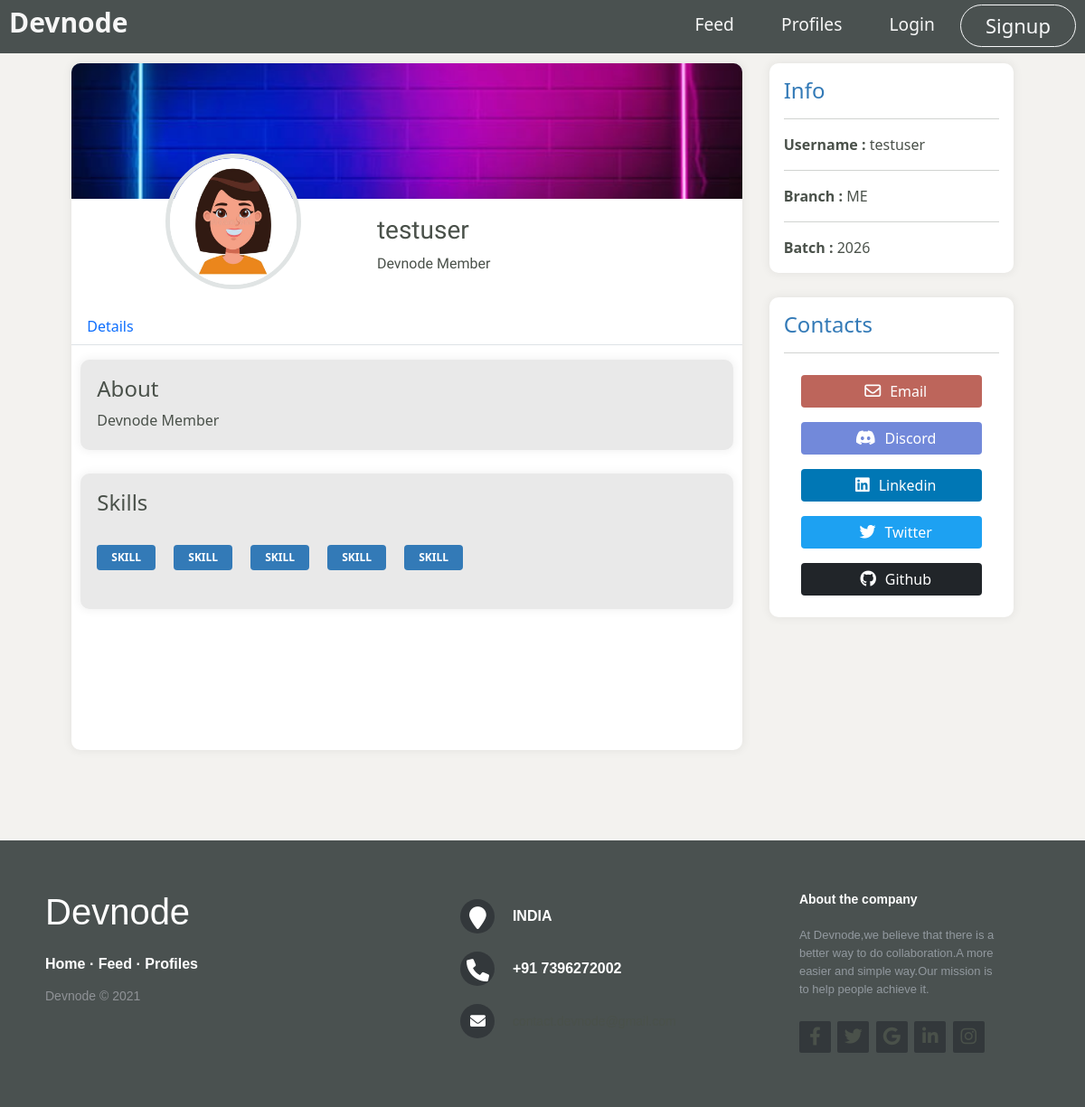
Page /profiles/testuser/ on the earlier database version.
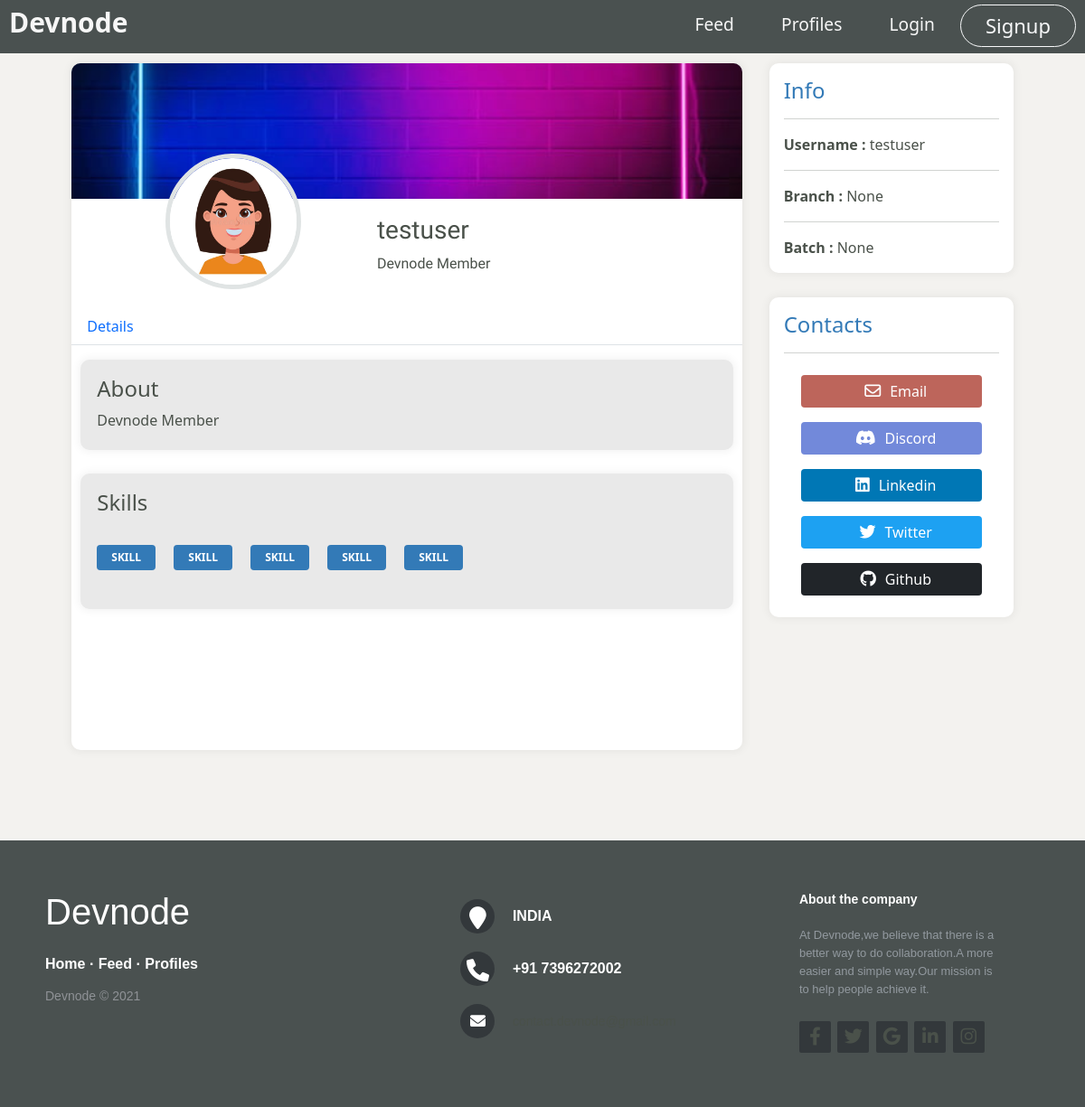
Same page on the later database version.
### devnode/models.py (models this page shows, shortened)
class User(db.Model, UserMixin):
    id = db.Column(db.Integer, primary_key=True)
    username = db.Column(db.String(20), unique=True, nullable=False)
    email = db.Column(db.String(80), unique=True, nullable=False)
    profile_image_file = db.Column(db.String(20), nullable=False, default='default_profile_pic.jpg')
    cover_image_file = db.Column(db.String(20), nullable=False, default='default_cover_pic.jpg')
    password = db.Column(db.String(60), nullable=False)
    confirmed = db.Column(db.Boolean, nullable=False, default=False)
    about = db.Column(db.Text, nullable=False, default='Devnode Member')
    designation = db.Column(db.String(100), nullable=False, default='Devnode Member')
    branch = db.Column(db.String(100), default=None)
    year = db.Column(db.Integer,default=None)
    discord_id = db.Column(db.String(120), unique=True)
    twitter_id = db.Column(db.String(120), unique=True)
    github_id = db.Column(db.String(120), unique=True)
    linkedin_id = db.Column(db.String(120), unique=True)
    skills = db.relationship('Skill', secondary=association_table, lazy='subquery',
        backref=db.backref('users_associated', lazy=True))
    posts = db.relationship('Post', backref='author', lazy=True)

### devnode/routes.py (the view)
@app.route('/profiles/<string:username>/')
def public_profile(username):
    user = User.query.filter_by(username=username).first_or_404()
    profile_image_file = url_for('static', filename= 'profile_pics/' + user.profile_image_file )
    cover_image_file = url_for('static', filename= 'cover_pics/' + user.cover_image_file )
    return render_template('publicUserProfile.html', user=user, profile_image_file=profile_image_file, cover_image_file=cover_image_file)

### devnode/templates/publicUserProfile.html (shortened to what the changed rows need)
{% extends "layout.html" %}
{% block css %}
<link rel="stylesheet" href="https://cdn.jsdelivr.net/npm/bootstrap@5.1.3/dist/css/bootstrap.min.css"
>
<link rel="stylesheet" href="https://cdnjs.cloudflare.com/ajax/libs/font-awesome/6.0.0-beta2/css/all.min.css">
<link rel="stylesheet" href="{{ url_for('static', filename= 'css/nav.css') }}">
<link rel="stylesheet" href="{{ url_for('static', filename= 'css/userProfile.css') }}">
{% endblock css %}
{% block content %}
<div class="wrapper">
    <div class="left">
        <div class="profilePicWrapper">
            <div class="nameBox">
                <h3>{{ user.username }}</h3>
                <p>{{ user.designation }}</p>
            </div>
        </div>
        <div class="mainBox">
            <div class="mainBoxTabs">
                <div class="details">
                    <div class="about my-3">
                        <h4 class="m-2">About</h4>
                        <p class="m-2">{{ user.about }}</p>
                    </div>
                </div>
            </div>
        </div>
    </div>
    <div class="right">
        <div class="info p-3">
            <h4>Info</h4>
            <hr>
            <strong>Username : </strong><span>{{user.username}}</span>
            <hr>
            <strong>Branch : </strong><span>{{ user.branch }}</span>
            <hr>
            <strong>Batch : </strong><span>{{ user.year }}</span>
        </div>
    </div>
</div>
{% endblock content %}

Differences in the rows shown:
changed User "testuser": branch "ME" → "None"; year "2026" → "None"
